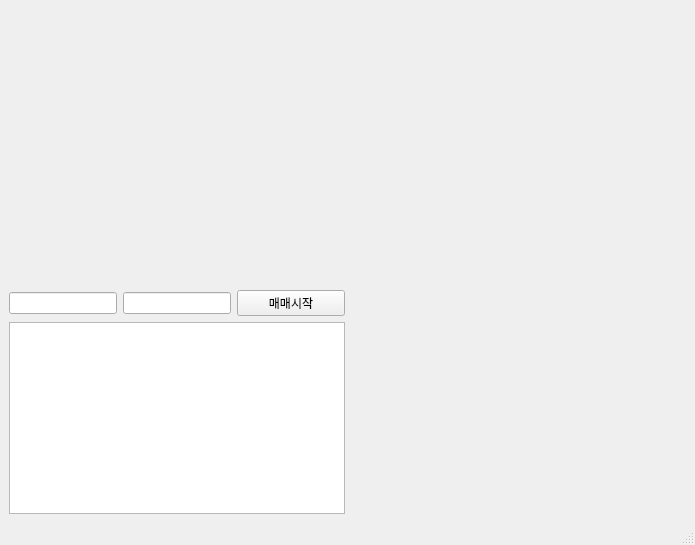
<?xml version="1.0" encoding="UTF-8"?>
<ui version="4.0">
 <class>MainWindow</class>
 <widget class="QMainWindow" name="MainWindow">
  <property name="geometry">
   <rect>
    <x>0</x>
    <y>0</y>
    <width>695</width>
    <height>545</height>
   </rect>
  </property>
  <property name="windowTitle">
   <string>MainWindow</string>
  </property>
  <widget class="QWidget" name="centralwidget">
   <layout class="QGridLayout" name="gridLayout">
    <item row="0" column="0">
     <layout class="QVBoxLayout" name="verticalLayout">
      <item>
       <widget class="OverviewWidget" name="widget_3" native="true">
        <property name="maximumSize">
         <size>
          <width>16777215</width>
          <height>120</height>
         </size>
        </property>
       </widget>
      </item>
      <item>
       <widget class="ChartWidget" name="widget_2" native="true">
        <property name="maximumSize">
         <size>
          <width>16777215</width>
          <height>150</height>
         </size>
        </property>
       </widget>
      </item>
      <item>
       <layout class="QHBoxLayout" name="horizontalLayout_4">
        <item>
         <widget class="QLineEdit" name="apiKey">
          <property name="sizePolicy">
           <sizepolicy hsizetype="Preferred" vsizetype="Fixed">
            <horstretch>0</horstretch>
            <verstretch>0</verstretch>
           </sizepolicy>
          </property>
          <property name="echoMode">
           <enum>QLineEdit::Password</enum>
          </property>
         </widget>
        </item>
        <item>
         <widget class="QLineEdit" name="secKey">
          <property name="sizePolicy">
           <sizepolicy hsizetype="Preferred" vsizetype="Fixed">
            <horstretch>0</horstretch>
            <verstretch>0</verstretch>
           </sizepolicy>
          </property>
          <property name="echoMode">
           <enum>QLineEdit::Password</enum>
          </property>
         </widget>
        </item>
        <item>
         <widget class="QPushButton" name="button">
          <property name="text">
           <string>매매시작</string>
          </property>
         </widget>
        </item>
       </layout>
      </item>
      <item>
       <widget class="QTextEdit" name="textEdit">
        <property name="sizePolicy">
         <sizepolicy hsizetype="Preferred" vsizetype="Preferred">
          <horstretch>0</horstretch>
          <verstretch>0</verstretch>
         </sizepolicy>
        </property>
       </widget>
      </item>
     </layout>
    </item>
    <item row="0" column="1">
     <widget class="OrderbookWidget" name="widget" native="true"/>
    </item>
   </layout>
  </widget>
  <widget class="QMenuBar" name="menubar">
   <property name="geometry">
    <rect>
     <x>0</x>
     <y>0</y>
     <width>695</width>
     <height>21</height>
    </rect>
   </property>
  </widget>
  <widget class="QStatusBar" name="statusbar"/>
 </widget>
 <customwidgets>
  <customwidget>
   <class>OrderbookWidget</class>
   <extends>QWidget</extends>
   <header>orderbook</header>
   <container>1</container>
  </customwidget>
  <customwidget>
   <class>OverviewWidget</class>
   <extends>QWidget</extends>
   <header>overview</header>
   <container>1</container>
  </customwidget>
  <customwidget>
   <class>ChartWidget</class>
   <extends>QWidget</extends>
   <header>chart</header>
   <container>1</container>
  </customwidget>
 </customwidgets>
 <resources/>
 <connections/>
</ui>
